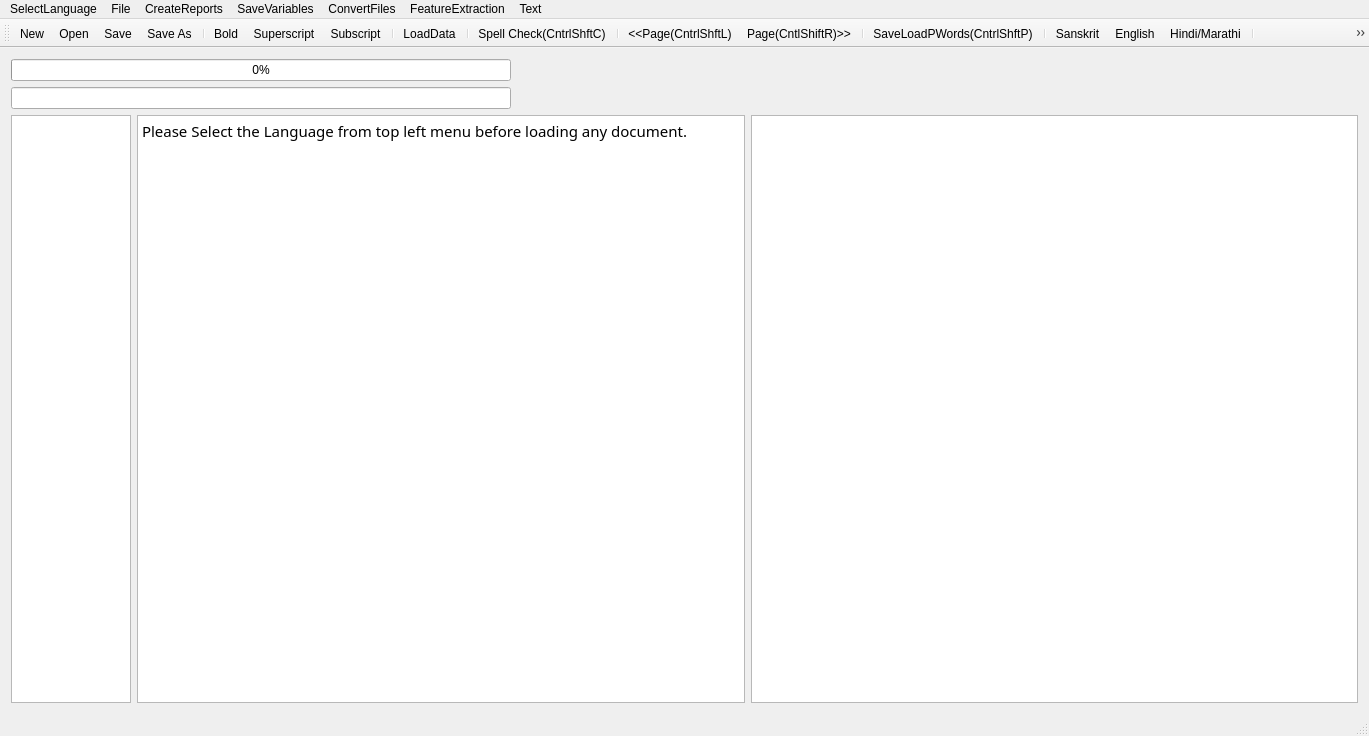
<?xml version="1.0" encoding="UTF-8"?>
<ui version="4.0">
 <class>MainWindow</class>
 <widget class="QMainWindow" name="MainWindow">
  <property name="geometry">
   <rect>
    <x>0</x>
    <y>0</y>
    <width>1369</width>
    <height>736</height>
   </rect>
  </property>
  <property name="mouseTracking">
   <bool>true</bool>
  </property>
  <property name="windowTitle">
   <string>MainWindow</string>
  </property>
  <widget class="QWidget" name="centralWidget">
   <layout class="QVBoxLayout" name="verticalLayout">
    <item>
     <widget class="QProgressBar" name="progressBar">
      <property name="maximumSize">
       <size>
        <width>500</width>
        <height>16777215</height>
       </size>
      </property>
      <property name="value">
       <number>0</number>
      </property>
      <property name="alignment">
       <set>Qt::AlignRight|Qt::AlignTrailing|Qt::AlignVCenter</set>
      </property>
     </widget>
    </item>
    <item>
     <widget class="QLineEdit" name="lineEdit">
      <property name="maximumSize">
       <size>
        <width>500</width>
        <height>16777215</height>
       </size>
      </property>
     </widget>
    </item>
    <item>
     <layout class="QHBoxLayout" name="horizontalLayout">
      <item>
       <widget class="QTextEdit" name="textEdit">
        <property name="maximumSize">
         <size>
          <width>120</width>
          <height>16777215</height>
         </size>
        </property>
        <property name="font">
         <font>
          <family>FreeSans</family>
          <italic>true</italic>
         </font>
        </property>
        <property name="sizeAdjustPolicy">
         <enum>QAbstractScrollArea::AdjustToContents</enum>
        </property>
        <property name="readOnly">
         <bool>true</bool>
        </property>
       </widget>
      </item>
      <item>
       <widget class="QTextBrowser" name="textBrowser">
        <property name="font">
         <font>
          <family>Shobhika</family>
          <pointsize>16</pointsize>
          <italic>false</italic>
         </font>
        </property>
        <property name="mouseTracking">
         <bool>true</bool>
        </property>
        <property name="sizeAdjustPolicy">
         <enum>QAbstractScrollArea::AdjustToContents</enum>
        </property>
        <property name="undoRedoEnabled">
         <bool>true</bool>
        </property>
        <property name="readOnly">
         <bool>false</bool>
        </property>
        <property name="html">
         <string>&lt;!DOCTYPE HTML PUBLIC &quot;-//W3C//DTD HTML 4.0//EN&quot; &quot;http://www.w3.org/TR/REC-html40/strict.dtd&quot;&gt;
&lt;html&gt;&lt;head&gt;&lt;meta name=&quot;qrichtext&quot; content=&quot;1&quot; /&gt;&lt;style type=&quot;text/css&quot;&gt;
p, li { white-space: pre-wrap; }
&lt;/style&gt;&lt;/head&gt;&lt;body style=&quot; font-family:'Shobhika'; font-size:16pt; font-weight:400; font-style:normal;&quot;&gt;
&lt;p style=&quot; margin-top:0px; margin-bottom:0px; margin-left:0px; margin-right:0px; -qt-block-indent:0; text-indent:0px;&quot;&gt;&lt;span style=&quot; font-family:'Ubuntu'; font-size:11pt;&quot;&gt;Please Select the Language from top left menu before loading any document.&lt;/span&gt;&lt;/p&gt;&lt;/body&gt;&lt;/html&gt;</string>
        </property>
        <property name="acceptRichText">
         <bool>true</bool>
        </property>
        <property name="textInteractionFlags">
         <set>Qt::LinksAccessibleByKeyboard|Qt::LinksAccessibleByMouse|Qt::TextBrowserInteraction|Qt::TextEditable|Qt::TextEditorInteraction|Qt::TextSelectableByKeyboard|Qt::TextSelectableByMouse</set>
        </property>
       </widget>
      </item>
      <item>
       <widget class="QGraphicsView" name="graphicsView">
        <property name="sizeAdjustPolicy">
         <enum>QAbstractScrollArea::AdjustIgnored</enum>
        </property>
        <property name="alignment">
         <set>Qt::AlignCenter</set>
        </property>
        <property name="renderHints">
         <set>QPainter::NonCosmeticDefaultPen</set>
        </property>
        <property name="dragMode">
         <enum>QGraphicsView::ScrollHandDrag</enum>
        </property>
        <property name="transformationAnchor">
         <enum>QGraphicsView::AnchorViewCenter</enum>
        </property>
        <property name="resizeAnchor">
         <enum>QGraphicsView::AnchorViewCenter</enum>
        </property>
       </widget>
      </item>
     </layout>
    </item>
   </layout>
   <zorder>lineEdit</zorder>
   <zorder>progressBar</zorder>
  </widget>
  <widget class="QMenuBar" name="menuBar">
   <property name="geometry">
    <rect>
     <x>0</x>
     <y>0</y>
     <width>1369</width>
     <height>22</height>
    </rect>
   </property>
   <widget class="QMenu" name="menuOCR_Correction_Window">
    <property name="title">
     <string>File</string>
    </property>
    <addaction name="actionNew"/>
    <addaction name="actionOpen"/>
    <addaction name="actionSave"/>
    <addaction name="actionSave_As"/>
    <addaction name="actionSpell_Check"/>
    <addaction name="actionLoad_Next_Page"/>
    <addaction name="actionLoad_Prev_Page"/>
    <addaction name="separator"/>
    <addaction name="actionLoadGDocPage"/>
    <addaction name="actionToDevanagari"/>
    <addaction name="actionLoadData"/>
    <addaction name="actionLoadDict"/>
    <addaction name="actionLoadOCRWords"/>
    <addaction name="actionLoadDomain"/>
    <addaction name="actionLoadSubPS"/>
    <addaction name="actionLoadConfusions"/>
    <addaction name="actionSugg"/>
    <addaction name="actionToSlp1"/>
   </widget>
   <widget class="QMenu" name="menuCreateReports">
    <property name="title">
     <string>CreateReports</string>
    </property>
    <addaction name="actionCreateBest2OCR"/>
    <addaction name="actionCreateSuggestionLog"/>
    <addaction name="actionCreateSuggestionLogNearestPriority"/>
    <addaction name="actionErrorDetectionRep"/>
    <addaction name="actionErrorDetectWithoutAdaptation"/>
    <addaction name="actionErrorDetectionRepUniq"/>
   </widget>
   <widget class="QMenu" name="menuSaveVariables">
    <property name="title">
     <string>SaveVariables</string>
    </property>
    <addaction name="actionCPair"/>
    <addaction name="actionPrimarySecOCRPair"/>
    <addaction name="actionCPairIEROcrVsCorrect"/>
    <addaction name="actionCPairGEROcrVsCorrect"/>
   </widget>
   <widget class="QMenu" name="menuConvertFiles">
    <property name="title">
     <string>ConvertFiles</string>
    </property>
    <addaction name="actionToSlp1_2"/>
    <addaction name="actionToDev"/>
    <addaction name="actionExtractDev"/>
    <addaction name="actionEditDistRep"/>
    <addaction name="actionConfusionFreqHist"/>
    <addaction name="actionFilterOutGT50EditDisPairs"/>
   </widget>
   <widget class="QMenu" name="menuFeatureExtraction">
    <property name="title">
     <string>FeatureExtraction</string>
    </property>
    <addaction name="actionPrepareFeatures"/>
   </widget>
   <widget class="QMenu" name="menuSelectLanguage">
    <property name="title">
     <string>SelectLanguage</string>
    </property>
    <addaction name="actionSanskrit"/>
    <addaction name="actionHindi"/>
    <addaction name="actionEnglish"/>
   </widget>
   <widget class="QMenu" name="menuText">
    <property name="title">
     <string>Text</string>
    </property>
    <addaction name="actionBold"/>
    <addaction name="actionSuperscript"/>
    <addaction name="actionSubscript"/>
   </widget>
   <addaction name="menuSelectLanguage"/>
   <addaction name="menuOCR_Correction_Window"/>
   <addaction name="menuCreateReports"/>
   <addaction name="menuSaveVariables"/>
   <addaction name="menuConvertFiles"/>
   <addaction name="menuFeatureExtraction"/>
   <addaction name="menuText"/>
  </widget>
  <widget class="QToolBar" name="mainToolBar">
   <attribute name="toolBarArea">
    <enum>TopToolBarArea</enum>
   </attribute>
   <attribute name="toolBarBreak">
    <bool>false</bool>
   </attribute>
   <addaction name="actionNew"/>
   <addaction name="actionOpen"/>
   <addaction name="actionSave"/>
   <addaction name="actionSave_As"/>
   <addaction name="separator"/>
   <addaction name="actionBold"/>
   <addaction name="actionSuperscript"/>
   <addaction name="actionSubscript"/>
   <addaction name="separator"/>
   <addaction name="actionLoadData"/>
   <addaction name="separator"/>
   <addaction name="actionSpell_Check"/>
   <addaction name="separator"/>
   <addaction name="actionLoad_Prev_Page"/>
   <addaction name="actionLoad_Next_Page"/>
   <addaction name="separator"/>
   <addaction name="actionLoadGDocPage"/>
   <addaction name="separator"/>
   <addaction name="actionSanskrit"/>
   <addaction name="actionEnglish"/>
   <addaction name="actionHindi"/>
   <addaction name="separator"/>
   <addaction name="actionToDevanagari"/>
   <addaction name="separator"/>
  </widget>
  <widget class="QStatusBar" name="statusBar"/>
  <action name="actionOpen">
   <property name="icon">
    <iconset resource="AppResources.qrc">
     <normaloff>:/Images/open.png</normaloff>:/Images/open.png</iconset>
   </property>
   <property name="text">
    <string>Open</string>
   </property>
   <property name="shortcut">
    <string>Ctrl+O</string>
   </property>
  </action>
  <action name="actionSave">
   <property name="icon">
    <iconset resource="AppResources.qrc">
     <normaloff>:/Images/save.png</normaloff>:/Images/save.png</iconset>
   </property>
   <property name="text">
    <string>Save</string>
   </property>
   <property name="shortcut">
    <string>Ctrl+S</string>
   </property>
  </action>
  <action name="actionSave_As">
   <property name="icon">
    <iconset resource="AppResources.qrc">
     <normaloff>:/Images/save-as.png</normaloff>:/Images/save-as.png</iconset>
   </property>
   <property name="text">
    <string>Save As</string>
   </property>
   <property name="shortcut">
    <string>Ctrl+Shift+S</string>
   </property>
  </action>
  <action name="actionNew">
   <property name="icon">
    <iconset resource="AppResources.qrc">
     <normaloff>:/Images/New.png</normaloff>:/Images/New.png</iconset>
   </property>
   <property name="text">
    <string>New</string>
   </property>
   <property name="shortcut">
    <string>Ctrl+N</string>
   </property>
  </action>
  <action name="actionSpell_Check">
   <property name="text">
    <string>Spell Check(CntrlShftC)</string>
   </property>
   <property name="shortcut">
    <string>Ctrl+Shift+C</string>
   </property>
  </action>
  <action name="actionLoad_Next_Page">
   <property name="text">
    <string>Page(CntlShiftR)&gt;&gt;</string>
   </property>
   <property name="toolTip">
    <string>Page(CntlShiftR)&gt;&gt;</string>
   </property>
   <property name="shortcut">
    <string>Ctrl+Shift+R</string>
   </property>
  </action>
  <action name="actionLoad_Prev_Page">
   <property name="text">
    <string>&lt;&lt;Page(CntrlShftL)</string>
   </property>
   <property name="toolTip">
    <string>&lt;&lt;Page(CntrlShftL)</string>
   </property>
   <property name="shortcut">
    <string>Ctrl+Shift+L</string>
   </property>
  </action>
  <action name="actionLoadGDocPage">
   <property name="text">
    <string>Save&amp;LoadPWords(CntrlShftP)</string>
   </property>
   <property name="shortcut">
    <string>Ctrl+Shift+P</string>
   </property>
  </action>
  <action name="actionToDevanagari">
   <property name="text">
    <string>toDevanagari(CntrlD)</string>
   </property>
   <property name="shortcut">
    <string>Ctrl+D</string>
   </property>
  </action>
  <action name="actionLoadData">
   <property name="text">
    <string>LoadData</string>
   </property>
  </action>
  <action name="actionLoadDict">
   <property name="text">
    <string>LoadDict</string>
   </property>
  </action>
  <action name="actionLoadOCRWords">
   <property name="text">
    <string>LoadOCRWords</string>
   </property>
  </action>
  <action name="actionLoadDomain">
   <property name="text">
    <string>LoadDomain</string>
   </property>
  </action>
  <action name="actionLoadSubPS">
   <property name="text">
    <string>LoadSubPS</string>
   </property>
  </action>
  <action name="actionLoadConfusions">
   <property name="text">
    <string>LoadConfusions</string>
   </property>
  </action>
  <action name="actionSugg">
   <property name="text">
    <string>sugg</string>
   </property>
   <property name="shortcut">
    <string>Menu</string>
   </property>
  </action>
  <action name="actionCreateBest2OCR">
   <property name="text">
    <string>CreateBest2OCR</string>
   </property>
  </action>
  <action name="actionToSlp1">
   <property name="text">
    <string>toSlp1</string>
   </property>
   <property name="shortcut">
    <string>Ctrl+G</string>
   </property>
  </action>
  <action name="actionCreateSuggestionLog">
   <property name="text">
    <string>CreateSuggestionLog</string>
   </property>
  </action>
  <action name="actionCreateSuggestionLogNearestPriority">
   <property name="text">
    <string>CreateSuggestionLogNearestPriority</string>
   </property>
  </action>
  <action name="actionErrorDetectionRep">
   <property name="text">
    <string>ErrorDetectionRep</string>
   </property>
  </action>
  <action name="actionErrorDetectWithoutAdaptation">
   <property name="text">
    <string>ErrorDetectWithoutAdaptation</string>
   </property>
  </action>
  <action name="actionCPair">
   <property name="text">
    <string>CPair</string>
   </property>
  </action>
  <action name="actionToSlp1_2">
   <property name="text">
    <string>toSlp1</string>
   </property>
  </action>
  <action name="actionToDev">
   <property name="text">
    <string>toDev</string>
   </property>
  </action>
  <action name="actionExtractDev">
   <property name="text">
    <string>ExtractDevWords</string>
   </property>
   <property name="toolTip">
    <string>ExtractDevWords</string>
   </property>
  </action>
  <action name="actionPrimarySecOCRPair">
   <property name="text">
    <string>PrimarySecOCRPairs</string>
   </property>
  </action>
  <action name="actionCPairIEROcrVsCorrect">
   <property name="text">
    <string>CPairIEROcrVsCorrect</string>
   </property>
  </action>
  <action name="actionEditDistRep">
   <property name="text">
    <string>EditDistRep</string>
   </property>
  </action>
  <action name="actionConfusionFreqHist">
   <property name="text">
    <string>ConfusionFreqHist</string>
   </property>
  </action>
  <action name="actionCPairGEROcrVsCorrect">
   <property name="text">
    <string>CPairGEROcrVsCorrect</string>
   </property>
  </action>
  <action name="actionFilterOutGT50EditDisPairs">
   <property name="text">
    <string>FilterOutGT50EditDisPairs</string>
   </property>
  </action>
  <action name="actionPrepareFeatures">
   <property name="text">
    <string>PrepareFeatures</string>
   </property>
  </action>
  <action name="actionErrorDetectionRepUniq">
   <property name="text">
    <string>ErrorSuggRepUniq</string>
   </property>
  </action>
  <action name="actionSanskrit">
   <property name="text">
    <string>Sanskrit</string>
   </property>
  </action>
  <action name="actionHindi">
   <property name="text">
    <string>Hindi/Marathi</string>
   </property>
  </action>
  <action name="actionEnglish">
   <property name="text">
    <string>English</string>
   </property>
   <property name="toolTip">
    <string>English</string>
   </property>
  </action>
  <action name="actionBold">
   <property name="icon">
    <iconset resource="AppResources.qrc">
     <normaloff>:/Images/Bold.png</normaloff>:/Images/Bold.png</iconset>
   </property>
   <property name="text">
    <string>Bold</string>
   </property>
  </action>
  <action name="actionSuperscript">
   <property name="icon">
    <iconset resource="AppResources.qrc">
     <normaloff>:/Images/Superscript.png</normaloff>:/Images/Superscript.png</iconset>
   </property>
   <property name="text">
    <string>Superscript</string>
   </property>
  </action>
  <action name="actionSubscript">
   <property name="icon">
    <iconset resource="AppResources.qrc">
     <normaloff>:/Images/Subscript.png</normaloff>:/Images/Subscript.png</iconset>
   </property>
   <property name="text">
    <string>Subscript</string>
   </property>
  </action>
 </widget>
 <layoutdefault spacing="6" margin="11"/>
 <tabstops>
  <tabstop>textBrowser</tabstop>
  <tabstop>graphicsView</tabstop>
 </tabstops>
 <resources>
  <include location="AppResources.qrc"/>
 </resources>
 <connections/>
</ui>
